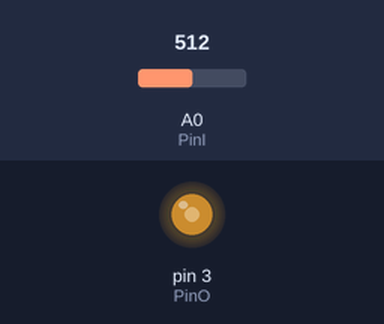
The sketch below on a simulated Arduino Uno, built with avr-gcc and run on an emulated ATmega328P. Parts: output pins drawn as LEDs (lit = HIGH). The inputs (shaded band) are chosen by the test bench; at power-on: A0 (PinI) = 512. What the sketch prints to the serial monitor is not drawn.

Above: at 1.2 s.
1.3 s: A0 (PinI) set to 716
At 1.9 s:
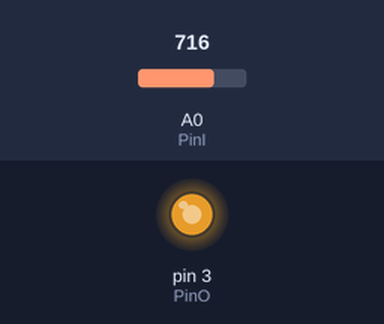
2.8 s: A0 (PinI) set to 306
At 3.2 s:
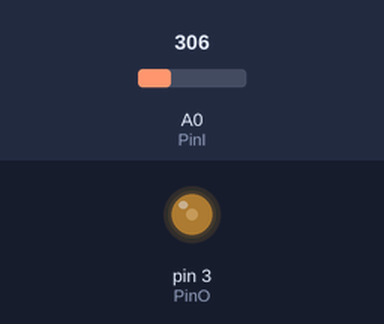
4.4 s: A0 (PinI) set to 122
At 5.4 s:
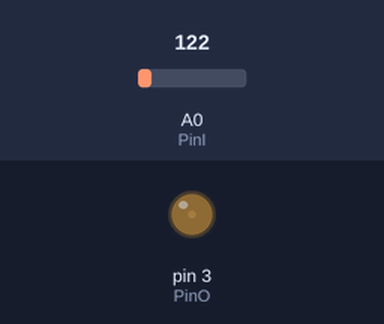
Timing chart, 0 to 7.4 s (numbered marks = the images above; inputs shaded):
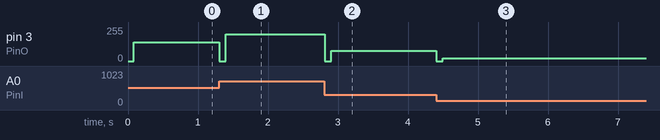

Measured:
- after the input at 1.3 s, pin 3 (PinO): 139/255 → 0/255 at once, → 200/255 0.09 s later
- after the input at 2.8 s, pin 3 (PinO): 200/255 → 0/255 at once, → 77/255 0.09 s later
- after the input at 4.4 s, pin 3 (PinO): 77/255 → 0/255 at once, → 21/255 0.09 s later

The sketch:

analog_in_touch_pwm-out_fn.ino
```cpp
const int PinI = 0; //input
const int PinO = 3;
const int ValuesSize = 10;
const float ErrorThreshold = 5.0;
const float ValueMin = 50.0;
const float ValueMax = 900.0;
int Values[ValuesSize];
int Frame;

void setup() {
  pinMode(PinI, INPUT);
  pinMode(PinO, OUTPUT);
  Serial.begin(115200);
  for(int i=0; i<ValuesSize; i++){
    Values[i] = 0;
  }
  Frame = 0;
}

void loop() {
  Frame++;
  int val = analogRead(PinI);

  update_values(Values, sizeof(Values)/sizeof(int), val);

  float total = calc_total(Values, sizeof(Values)/sizeof(int));
  float mean = calc_mean(Values, sizeof(Values)/sizeof(int));
  float rootMeanSquareError = calc_rootMeanSquareError(Values, ValuesSize, mean);

  bool isTouch = check_touch(rootMeanSquareError, ErrorThreshold);

  int outputPWM = calc_outputPWM(isTouch, val, ValueMin, ValueMax);
  analogWrite(PinO, outputPWM);

  print_touch(isTouch);
  print_bool("", isTouch, " ");
  print_int("", outputPWM, " ");
  print_int("", val, " ");
  print_float("total=", total, " ");
  print_float("mean=", mean, " ");
  print_float("rootMeanSquareError=", rootMeanSquareError, " ");
  print_ints("values=[", Values, sizeof(Values)/sizeof(int), "] ");
  Serial.println("");
}

//######################################################################
//######################################################################
//######################################################################

void update_values(int _values[], int _valuesSize, int _val){
  if(Frame < _valuesSize){
    _values[Frame] = _val;
  } else {
    for(int i=0; i<_valuesSize-1; i++){
      _values[i] = _values[i+1];
    }
    _values[_valuesSize-1] = _val;
  }
}

//----------------------------------------------------------------------

float calc_total(int _values[], int _valuesSize){
  float _total = 0;
  for(int i=0; i<_valuesSize; i++){
    _total+=_values[i];
  }
  return _total;
}

//----------------------------------------------------------------------

float calc_mean(int _values[], int _valuesSize){
  float _total = 0;
  float _mean = 0;
  _total = calc_total(_values, _valuesSize);
  _mean = _total/float(_valuesSize);
  return _mean;
}

//----------------------------------------------------------------------

float calc_rootMeanSquareError(int _values[], int _valuesSize, float _trueValue){
  float _totalSquareError = 0;
  float _meanSquareError = 0;
  float _rootMeanSquareError = 0;
  for(int i=0; i<_valuesSize; i++){
    float _error = _values[i]-_trueValue;
    _totalSquareError+=_error*_error;
  }
  _meanSquareError = _totalSquareError/float(_valuesSize);
  _rootMeanSquareError = sqrt(_meanSquareError);
  return _rootMeanSquareError;
}

//----------------------------------------------------------------------

bool check_touch(float _rootMeanSquareError, float _errorThreshold){
  bool _isTouch = false;
  if (_rootMeanSquareError <= _errorThreshold){
    _isTouch = true;
  }else{
  }
  return _isTouch;
}

//----------------------------------------------------------------------

float calc_outputPWM(bool _isTouch, int _val, float _valueMin, float _valueMax){
  int _outputPWM;
  if (_isTouch == true) {
    float adjustedValue = 1024.0*(_val - _valueMin)/(_valueMax - _valueMin);
    if(adjustedValue<=0){adjustedValue=1;}
    if(adjustedValue>1023){adjustedValue=1023;}
    _outputPWM = int(adjustedValue/4);
  }else{
    _outputPWM = 0;
  }
  return _outputPWM;
}

//----------------------------------------------------------------------

void print_touch(bool _isTouch){
  if (_isTouch == true){
    Serial.print("[touch!!] ");
  }else{
    Serial.print("[release] ");
  }
}

//----------------------------------------------------------------------

void print_int(char* _c1, int _x, char* _c2){
  Serial.print(_c1);
  Serial.print(_x);
  Serial.print(_c2);
}

//----------------------------------------------------------------------

void print_float(char* _c1, float _x, char* _c2){
  Serial.print(_c1);
  Serial.print(_x);
  Serial.print(_c2);
}

//----------------------------------------------------------------------

void print_bool(char* _c1, bool _x, char* _c2){
  Serial.print(_c1);
  Serial.print(_x);
  Serial.print(_c2);
}
//----------------------------------------------------------------------

void print_ints(char* _c1, int _x[], int _xSize, char* _c2){
  Serial.print(_c1);
  for(int i=0; i<_xSize-1; i++){
    print_int("", _x[i], " ");
  }
  print_int("", _x[_xSize-1], "");
  Serial.print(_c2);
}
```
